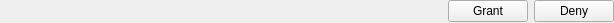
<?xml version="1.0" encoding="UTF-8"?>
<ui version="4.0">
 <class>FeaturePermNotification</class>
 <widget class="QWidget" name="FeaturePermNotification">
  <property name="geometry">
   <rect>
    <x>0</x>
    <y>0</y>
    <width>614</width>
    <height>23</height>
   </rect>
  </property>
  <property name="windowTitle">
   <string/>
  </property>
  <layout class="QHBoxLayout" name="horizontalLayout">
   <property name="margin">
    <number>0</number>
   </property>
   <item>
    <widget class="QLabel" name="Label_">
     <property name="text">
      <string/>
     </property>
    </widget>
   </item>
   <item>
    <spacer name="horizontalSpacer">
     <property name="orientation">
      <enum>Qt::Horizontal</enum>
     </property>
     <property name="sizeHint" stdset="0">
      <size>
       <width>433</width>
       <height>20</height>
      </size>
     </property>
    </spacer>
   </item>
   <item>
    <widget class="QPushButton" name="Grant_">
     <property name="text">
      <string>Grant</string>
     </property>
    </widget>
   </item>
   <item>
    <widget class="QPushButton" name="Deny_">
     <property name="text">
      <string>Deny</string>
     </property>
    </widget>
   </item>
  </layout>
 </widget>
 <resources/>
 <connections/>
</ui>
